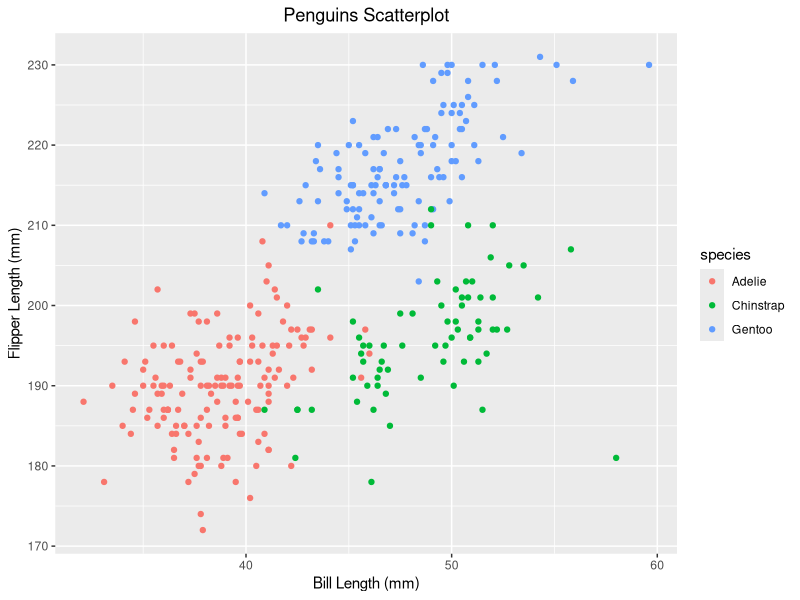
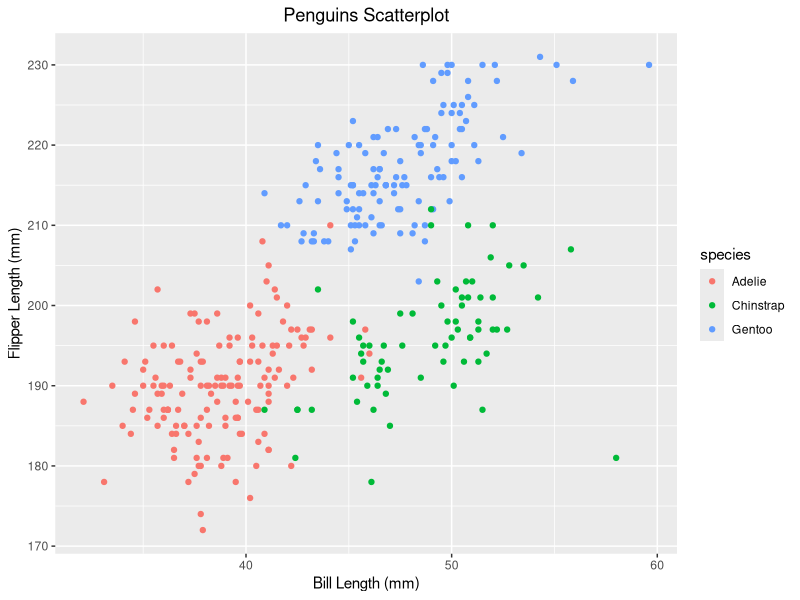

Write R code to recreate these figures, in order.
## ---- chunk 1
library(tidyverse)
## ---- chunk 2
prob1_df = 
  tibble(
    samp = rnorm(10),
    samp_gt_0 = samp > 0,
    char_vec = c("a", "b", "c", "d", "e", "f", "g", "h", "i", "j"),
    factor_vec = factor(c("small", "small", "small", "med", "med", "med", "med", "large", "large", "large"))
  )
## ---- chunk 3
mean(pull(prob1_df, samp))
mean(pull(prob1_df, samp_gt_0))
mean(pull(prob1_df, char_vec))
mean(pull(prob1_df, factor_vec))
## ---- chunk 4
as.numeric(pull(prob1_df, samp_gt_0)) * pull(prob1_df, samp)
as.factor(pull(prob1_df, samp_gt_0)) * pull(prob1_df, samp)
as.numeric(as.factor(pull(prob1_df, samp_gt_0))) * pull(prob1_df, samp)

## ---- chunk 5
data("penguins", package = "palmerpenguins")
## ---- chunk 6
hw1_plot =
penguins %>% 
    ggplot(aes(bill_length_mm, flipper_length_mm, color = species)) + 
    geom_point() +
    ggtitle("Penguins Scatterplot") +
    xlab("Bill Length (mm)") +
    ylab("Flipper Length (mm)") + 
    theme(plot.title = element_text(hjust = 0.5))


print(hw1_plot)

## ---- chunk 7
ggsave("hw1_plot.pdf")
